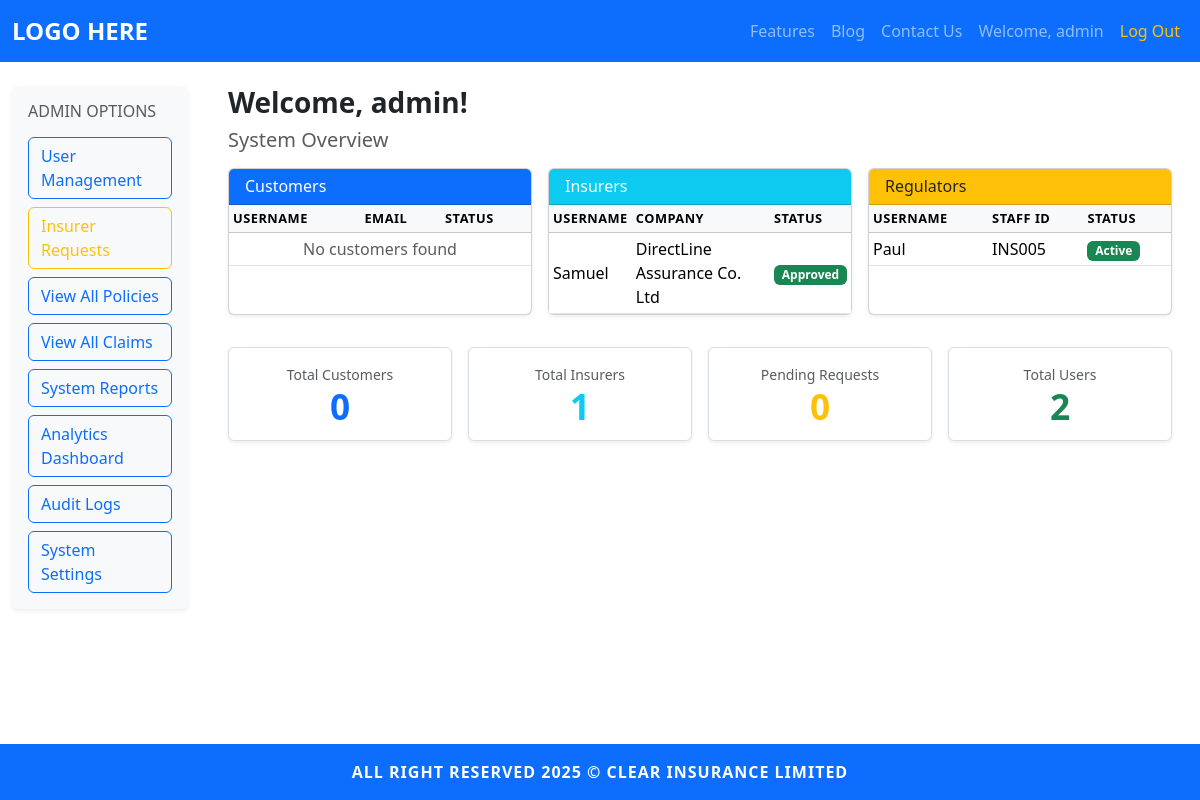
The app's page /admin/dashboard (signed in) with its own data.
### models.py (models this page shows, shortened)
class Admin(UserMixin, db.Model):
	id = db.Column(db.Integer, primary_key=True)
	username = db.Column(db.String(150), unique=True, nullable=False)
	email = db.Column(db.String(150), unique=True, nullable=False)
	password = db.Column(db.String(256), nullable=False)
	staff_id = db.Column(db.String(50), unique=True, nullable=True)
	is_active = db.Column(db.Boolean, default=True, nullable=False)

class Insurer(UserMixin, db.Model):
	id = db.Column(db.Integer, primary_key=True)
	username = db.Column(db.String(150), unique=True, nullable=False)
	email = db.Column(db.String(150), unique=True, nullable=False)
	password = db.Column(db.String(256), nullable=False)
	staff_id = db.Column(db.String(50), unique=True, nullable=True)
	insurance_company_id = db.Column(db.Integer, db.ForeignKey('insurance_company.id'), nullable=True)
	is_approved = db.Column(db.Boolean, default=False, nullable=False)
	is_active = db.Column(db.Boolean, default=True, nullable=False)
	approval_date = db.Column(db.DateTime, nullable=True)

class InsuranceCompany(db.Model):
	id = db.Column(db.Integer, primary_key=True)
	name = db.Column(db.String(200), unique=True, nullable=False)
	is_active = db.Column(db.Boolean, default=True, nullable=False)
	insurers = db.relationship('Insurer', backref='company', lazy=True)

class Regulator(UserMixin, db.Model):
	id = db.Column(db.Integer, primary_key=True)
	username = db.Column(db.String(150), unique=True, nullable=False)
	email = db.Column(db.String(150), unique=True, nullable=False)
	password = db.Column(db.String(256), nullable=False)
	staff_id = db.Column(db.String(50), unique=True, nullable=True)
	is_active = db.Column(db.Boolean, default=True, nullable=False)

### app.py (the view)
@app.route('/admin/dashboard')
@login_required
@admin_required
def admin_dashboard():
	customers = Customer.query.all()
	insurers = Insurer.query.all()
	regulators = Regulator.query.all()
	pending_count = InsurerRequest.query.filter_by(status='pending').count()
	return render_template('admin/admindashboard.html',
						   customers=customers,
						   insurers=insurers,
						   regulators=regulators,
						   pending_count=pending_count)

### app.py (called while the page is built)
@login_manager.user_loader
def load_user(user_id):
	if '_' not in user_id:
		return None
	user_type, user_pk = user_id.split('_', 1)
	model_map = {
		'admin': Admin,
		'customer': Customer,
		'insurer': Insurer,
		'regulator': Regulator
	}
	model = model_map.get(user_type)
	if model:
		return model.query.get(int(user_pk))
	return None

### templates/admin/admindashboard.html (shortened to what this page needs)
{% extends 'base.html' %}
{% block content %}
<div class="container-fluid py-4">
	<div class="row">
		<aside class="col-12 col-md-3 col-lg-2 mb-4 mb-md-0">
			<div class="dashboard-sidebar p-3 bg-light rounded shadow-sm">
				<h6 class="text-uppercase text-muted mb-3">Admin Options</h6>
				<div class="d-grid gap-2">
					<a class="btn btn-outline-primary sidebar-btn" href="{{ url_for('user_management') }}">User Management</a>
					<a class="btn btn-outline-warning sidebar-btn" href="{{ url_for('review_insurer_requests') }}">
						Insurer Requests
					</a>
					<a class="btn btn-outline-primary sidebar-btn" href="#">View All Policies</a>
					<a class="btn btn-outline-primary sidebar-btn" href="#">View All Claims</a>
					<a class="btn btn-outline-primary sidebar-btn" href="#">System Reports</a>
					<a class="btn btn-outline-primary sidebar-btn" href="#">Analytics Dashboard</a>
					<a class="btn btn-outline-primary sidebar-btn" href="#">Audit Logs</a>
					<a class="btn btn-outline-primary sidebar-btn" href="#">System Settings</a>
				</div>
			</div>
		</aside>
		<main class="col-12 col-md-9 col-lg-10">
			<div class="px-2 px-md-3">
				<h3 class="fw-bold mb-2">Welcome, {{ current_user.username }}!</h3>
				<h5 class="text-muted mb-3">System Overview</h5>
				<div class="row g-3">
					<div class="col-12 col-lg-4">
						<div class="card shadow-sm h-100">
							<div class="card-header bg-primary text-white">
								<h6 class="mb-0">Customers</h6>
							</div>
							<div class="card-body p-0">
								<div class="table-responsive">
									<table class="table table-sm table-hover mb-0 align-middle">
										<thead class="table-light">
											<tr>
												<th>Username</th>
												<th>Email</th>
												<th>Status</th>
											</tr>
										</thead>
										<tbody>
											{% for customer in customers %}
											<tr>
												<td>{{ customer.username }}</td>
												<td>{{ customer.email }}</td>
												<td><span class="badge bg-success">Active</span></td>
											</tr>
											{% else %}
											<tr>
												<td colspan="3" class="text-center text-muted">No customers found</td>
											</tr>
											{% endfor %}
										</tbody>
									</table>
								</div>
							</div>
						</div>
					</div>
					<div class="col-12 col-lg-4">
						<div class="card shadow-sm h-100">
							<div class="card-header bg-info text-white">
								<h6 class="mb-0">Insurers</h6>
							</div>
							<div class="card-body p-0">
								<div class="table-responsive">
									<table class="table table-sm table-hover mb-0 align-middle">
										<thead class="table-light">
											<tr>
												<th>Username</th>
												<th>Company</th>
												<th>Status</th>
											</tr>
										</thead>
										<tbody>
											{% for insurer in insurers[:5] %}
											<tr>
												<td>{{ insurer.username }}</td>
												<td>{{ insurer.company.name if insurer.company else 'N/A' }}</td>
												<td>
													{% if insurer.is_approved %}
														<span class="badge bg-success">Approved</span>
													{% else %}
														<span class="badge bg-warning">Pending</span>
													{% endif %}
												</td>
											</tr>
											{% else %}
											<tr>
												<td colspan="3" class="text-center text-muted">No insurers found</td>
											</tr>
											{% endfor %}
										</tbody>
									</table>
								</div>
							</div>
						</div>
					</div>
					<div class="col-12 col-lg-4">
						<div class="card shadow-sm h-100">
							<div class="card-header bg-warning text-dark">
								<h6 class="mb-0">Regulators</h6>
							</div>
							<div class="card-body p-0">
								<div class="table-responsive">
									<table class="table table-sm table-hover mb-0 align-middle">
										<thead class="table-light">
											<tr>
												<th>Username</th>
												<th>Staff ID</th>
												<th>Status</th>
											</tr>
										</thead>
										<tbody>
											{% for regulator in regulators %}
											<tr>
												<td>{{ regulator.username }}</td>
												<td>{{ regulator.staff_id }}</td>
												<td><span class="badge bg-success">Active</span></td>
											</tr>
											{% else %}
											<tr>
												<td colspan="3" class="text-center text-muted">No regulators found</td>
											</tr>
											{% endfor %}
										</tbody>
									</table>
								</div>
							</div>
						</div>
					</div>
				</div>
				<div class="row g-3 mt-3">
					<div class="col-6 col-md-3">
						<div class="metric-card text-center shadow-sm p-3 bg-white rounded h-100">
							<p class="text-muted mb-1 small">Total Customers</p>
							<p class="metric-value text-primary mb-0">{{ customers|length }}</p>
						</div>
					</div>
					<div class="col-6 col-md-3">
						<div class="metric-card text-center shadow-sm p-3 bg-white rounded h-100">
							<p class="text-muted mb-1 small">Total Insurers</p>
							<p class="metric-value text-info mb-0">{{ insurers|length }}</p>
						</div>
					</div>
					<div class="col-6 col-md-3">
						<div class="metric-card text-center shadow-sm p-3 bg-white rounded h-100">
							<p class="text-muted mb-1 small">Pending Requests</p>
							<p class="metric-value text-warning mb-0">{{ pending_count }}</p>
						</div>
					</div>
					<div class="col-6 col-md-3">
						<div class="metric-card text-center shadow-sm p-3 bg-white rounded h-100">
							<p class="text-muted mb-1 small">Total Users</p>
							<p class="metric-value text-success mb-0">{{ customers|length + insurers|length + regulators|length }}</p>
						</div>
					</div>
				</div>
			</div>
		</main>
	</div>
</div>
{% endblock %}

### templates/base.html (shortened to what this page needs)
<!DOCTYPE html>
<html lang="en">
<head>
	<link href="https://cdn.jsdelivr.net/npm/bootstrap@5.3.2/dist/css/bootstrap.min.css" rel="stylesheet">
	<link rel="stylesheet" href="{{ url_for('static', filename='css/style.css') }}">
</head>
<body class="d-flex flex-column min-vh-100">
	<nav class="navbar navbar-expand-lg navbar-dark bg-primary sticky-top">
		<div class="container-fluid">
			<a class="navbar-brand fw-bold" href="/">LOGO HERE</a>
			<div class="collapse navbar-collapse" id="navbarNav">
			<ul class="navbar-nav ms-auto mb-2 mb-lg-0 align-items-lg-center">
				<li class="nav-item"><a class="nav-link" href="/features">Features</a></li>
				<li class="nav-item"><a class="nav-link" href="/blog">Blog</a></li>
				<li class="nav-item"><a class="nav-link" href="/contact">Contact Us</a></li>
				{% if current_user is defined and current_user.is_authenticated %}
					<li class="nav-item"><a class="nav-link" href="{{ url_for('dashboard') }}">Welcome, {{ current_user.username }}</a></li>
					<li class="nav-item"><a class="nav-link text-warning" href="/logout">Log Out</a></li>
				{% else %}
					<li class="nav-item"><a class="nav-link" href="/auth/login">Log In</a></li>
					<li class="nav-item"><a class="nav-link" href="/auth/signup">Sign Up</a></li>
				{% endif %}
			</ul>
			</div>
		</div>
	</nav>
		{% block content %}{% endblock %}
	<footer class="footer mt-auto py-3 bg-primary text-white text-center sticky-bottom">
		<div class="container">
			<span>ALL RIGHT RESERVED 2025 &copy; CLEAR INSURANCE LIMITED</span>
		</div>
	</footer>
</body>
</html>

### static/css/style.css (style rules this page uses)
.footer { font-weight: bold; letter-spacing: 1px; }
.navbar-brand { font-size: 1.5rem; font-weight: bold; }
.sticky-bottom { position: sticky; bottom: 0; width: 100%; z-index: 1030; }
.dashboard-sidebar .sidebar-btn { text-align: left; font-weight: 500; }
.metric-card { background: #f2f4fa; border: 1px solid #d9dde5; }
.metric-value { font-size: 2.2rem; font-weight: 700; line-height: 1; }
.table thead th { font-size: 0.8rem; text-transform: uppercase; letter-spacing: .5px; }

### records on screen
Admin: username "admin"
Insurer: username "Samuel", company "DirectLine Assurance Co. Ltd", is_approved "Approved"
Regulator: username "Paul", staff_id "INS005"

### other values on screen
{{ customers|length }} "0"
{{ insurers|length }} "1"
{{ pending_count }} "0"
{{ customers|length + insurers|length + regulators|length }} "2"
